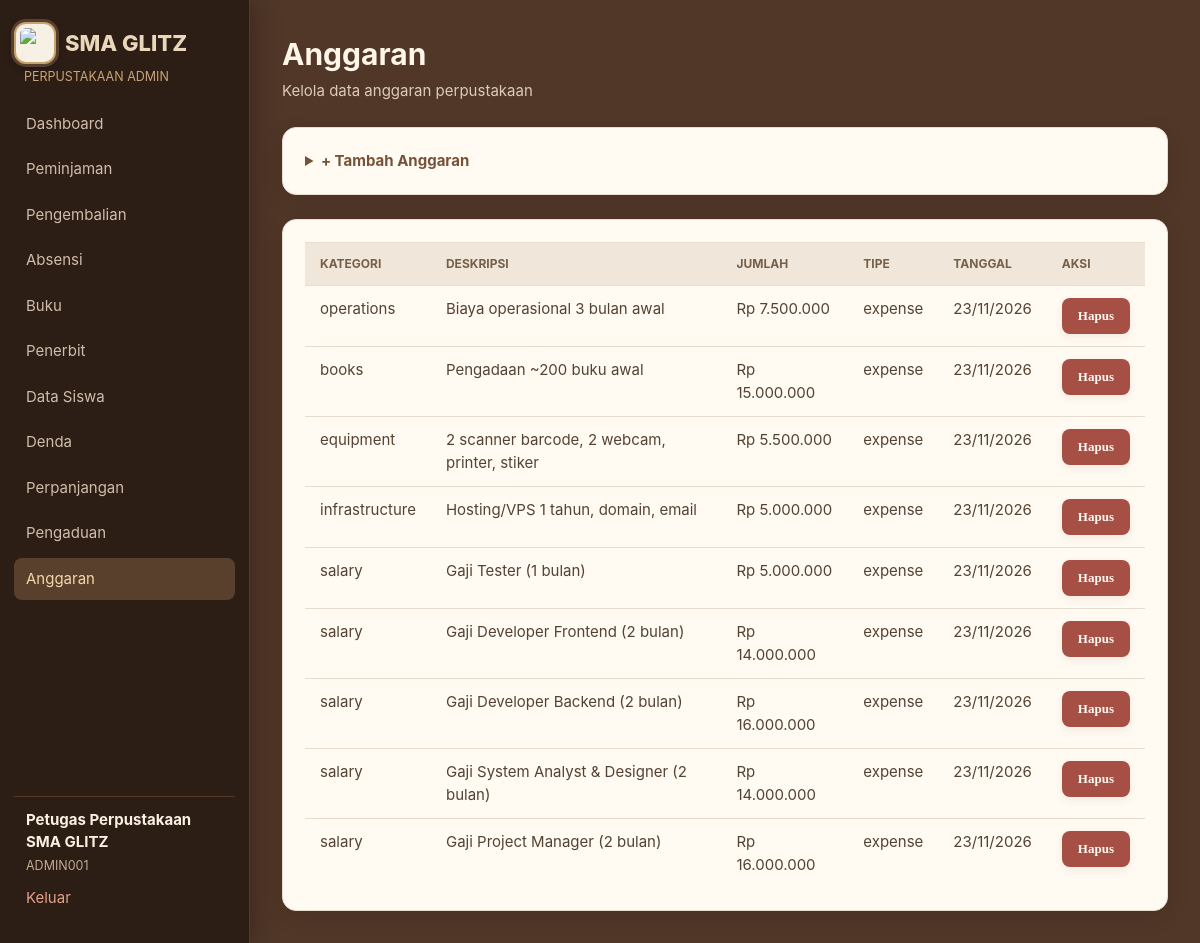
/admin/budget.php (signed in), run on the app's committed database.
### tables this page shows
CREATE TABLE budgets (
    id INTEGER PRIMARY KEY AUTOINCREMENT, category TEXT NOT NULL, description TEXT NOT NULL, amount INTEGER NOT NULL,
    type TEXT NOT NULL, date TEXT NOT NULL DEFAULT CURRENT_TIMESTAMP, created_at TEXT NOT NULL DEFAULT CURRENT_TIMESTAMP,
    updated_at TEXT NOT NULL DEFAULT CURRENT_TIMESTAMP
);

### admin/budget.php (called while the page is built)
<?php $resource='budget'; require __DIR__ . '/resource.php';

### includes/bootstrap.php (called while the page is built, shortened)
<?php
function e(mixed $value): string
{
    return htmlspecialchars((string) $value, ENT_QUOTES, 'UTF-8');
}
function pdo(): PDO
{
    static $pdo = null;
    if ($pdo instanceof PDO) {
        return $pdo;
    }
    $pdo = new PDO('sqlite:' . DB_FILE);
    $pdo->setAttribute(PDO::ATTR_ERRMODE, PDO::ERRMODE_EXCEPTION);
    $pdo->setAttribute(PDO::ATTR_DEFAULT_FETCH_MODE, PDO::FETCH_ASSOC);
    $pdo->exec('PRAGMA foreign_keys = ON');
    return $pdo;
}
function rows(string $query, array $params = []): array
{
    $statement = pdo()->prepare($query);
    $statement->execute($params);
    return $statement->fetchAll();
}
function rupiah(int|float $number): string
{
    return 'Rp ' . number_format((float) $number, 0, ',', '.');
}
function date_id(?string $value, bool $withTime = false): string
{
    $time = strtotime($value);
    return date($withTime ? 'd/m/Y H:i' : 'd/m/Y', $time);
}

### admin/resource.php (the view, shortened to what this page needs)
<?php
require_once __DIR__ . '/../includes/layout.php';
$config = [
 'books'=>['title'=>'Buku','table'=>'books','columns'=>['cover_url'=>'Sampul','book_id'=>'ID Buku','title'=>'Judul','author'=>'Pengarang','year'=>'Tahun','pages'=>'Halaman','genre'=>'Genre','stock'=>'Stok','available'=>'Tersedia'],'fields'=>['book_id'=>'text','title'=>'text','author'=>'text','cover_url'=>'text','year'=>'number','pages'=>'number','genre'=>'text','stock'=>'number','publisher_id'=>'select_publisher']],
 'publishers'=>['title'=>'Penerbit','table'=>'publishers','columns'=>['name'=>'Nama','location'=>'Lokasi'],'fields'=>['name'=>'text','location'=>'text']],
 'budget'=>['title'=>'Anggaran','table'=>'budgets','columns'=>['category'=>'Kategori','description'=>'Deskripsi','amount'=>'Jumlah','type'=>'Tipe','date'=>'Tanggal'],'fields'=>['category'=>'select_category','description'=>'textarea','amount'=>'number','type'=>'select_type','date'=>'date']],
];
$item = $config[$resource]; $db = pdo();
$filterId=trim($_GET['id']??''); $listParams=[];
if ($resource==='books') { $listSql='SELECT b.*,p.name publisher FROM books b LEFT JOIN publishers p ON p.id=b.publisher_id'; if($filterId!==''){ $listSql.=' WHERE b.book_id LIKE ?'; $listParams[]='%'.$filterId.'%'; } $listSql.=' ORDER BY b.title'; }
else $listSql='SELECT * FROM '.$item['table'].' ORDER BY id DESC';
$data=rows($listSql,$listParams);
?>
<details class="modal"><summary>+ Tambah <?= e(rtrim($item['title'],'s')) ?></summary></details>
<section class="card table-card"><table><thead><tr><?php foreach($item['columns'] as $label): ?><th><?= e($label) ?></th><?php endforeach; ?><th>Aksi</th></tr></thead><tbody><?php foreach($data as $row): ?><tr><?php foreach($item['columns'] as $field=>$label): ?><td><?php if($field==='cover_url'): ?><?php if(!empty($row['cover_url'])): ?><img src="<?= e(str_starts_with($row['cover_url'], 'http') ? $row['cover_url'] : url($row['cover_url'])) ?>" alt="Sampul" style="width:38px;height:52px;object-fit:cover;border-radius:4px;box-shadow:0 2px 5px rgba(0,0,0,0.15);"><?php else: ?>-<?php endif; ?><?php elseif($field==='amount'): ?><?= rupiah((int)$row[$field]) ?><?php elseif($field==='date'): ?><?= date_id($row[$field]) ?><?php else: ?><?= e($row[$field] ?? '-') ?><?php endif; ?></td><?php endforeach; ?><td><div class="actions"><form class="inline" method="post" data-confirm="Hapus data ini?"><input type="hidden" name="action" value="delete"><input type="hidden" name="id" value="<?= $row['id'] ?>"><button class="danger">Hapus</button></form></div></td></tr><?php endforeach; ?><?php if(!$data): ?><tr><td colspan="<?= count($item['columns'])+1 ?>" class="muted">Belum ada data.</td></tr><?php endif; ?></tbody></table></section>

### assets/style.css (style rules this page uses)
:root { --bg:#0f0f1a;--card:#1a1a2e;--line:#2d2d4e;--text:#f1f5f9;--muted:#94a3b8;--primary:#818cf8;--green:#34d399;--red:#f87171;--amber:#fbbf24 }
* { box-sizing:border-box }
html { scroll-behavior:smooth }
body { margin:0;background:radial-gradient(ellipse at top left,#202050 0,transparent 55%),var(--bg);color:var(--text);font:15px/1.5 Arial,sans-serif }
.button,button { display:inline-flex;gap:8px;justify-content:center;align-items:center;border:0;border-radius:9px;padding:10px 16px;background:linear-gradient(135deg,#6366f1,#a855f7);color:#fff;font-weight:700;cursor:pointer }
button.danger { background:linear-gradient(135deg,#ef4444,#dc2626) }
.stat,.card { border:1px solid var(--line);border-radius:16px;background:#1a1a2ecc;padding:22px }
.table-card { padding:0;overflow:auto }
table { width:100%;border-collapse:collapse }
th,td { padding:12px 15px;text-align:left;border-top:1px solid var(--line);vertical-align:top }
th { background:#312e8122;color:var(--muted);font-size:12px;text-transform:uppercase }
.modal { border:1px solid var(--line);border-radius:16px;background:var(--card);padding:22px;margin:0 0 24px }
.modal summary { cursor:pointer;font-weight:bold;color:#a5b4fc }
.inline { display:inline }
.actions { display:flex;gap:6px;flex-wrap:wrap }
.actions button { padding:6px 9px;font-size:12px }
:root { --bg:#edf1f7;--card:#fff;--line:#e5eaf1;--text:#18243a;--muted:#758196;--primary:#0861ef;--green:#15966b;--red:#dc5360;--amber:#bc8200 }
body { background:#edf1f7;color:#18243a;font-family:Inter,"Segoe UI",Arial,sans-serif }
.button,button { background:#0861ef;color:#fff;box-shadow:0 4px 10px #0861ef20 }
button.danger { background:#d84f5b }
.stat,.card { border:1px solid #e6ebf2;border-radius:14px;background:#fff;padding:22px;box-shadow:0 5px 18px #18345608 }
.table-card { border:1px solid #e5eaf1;background:#fff }
th { background:#f5f7fa;color:#758196 }
th,td { border-color:#e9edf2 }
.modal { border:1px solid #e3e9f1;border-radius:14px;background:#fff;box-shadow:0 5px 18px #18345608 }
.modal summary { color:#075fe8 }
.actions button { box-shadow:none }
body:has(.admin-main) { background:#071426;color:#e7eef9 }
body:has(.admin-main) .stat,body:has(.admin-main) .card,body:has(.admin-main) .modal { background:#10243d;border-color:#1c3a5b;color:#e5edf8;box-shadow:0 8px 24px #02081730 }
body:has(.admin-main) table { color:#dce7f5 }
body:has(.admin-main) th { background:#142c49;color:#9db5d0 }
body:has(.admin-main) th,body:has(.admin-main) td { border-color:#203b59 }
body:has(.admin-main) .modal summary { color:#80baff }
body:has(.admin-main) { background:#17120f;color:#eee3d3 }
body:has(.admin-main) .stat,body:has(.admin-main) .card,body:has(.admin-main) .modal { background:#261b15;border-color:#493427;color:#efe4d4;box-shadow:0 8px 24px #0b070530 }
body:has(.admin-main) table { color:#eadfce }
body:has(.admin-main) th { background:#34251c;color:#cfb89b }
body:has(.admin-main) th,body:has(.admin-main) td { border-color:#493529 }
body:has(.admin-main) .modal summary { color:#dfb375 }
body:has(.admin-main) button,body:has(.admin-main) .button { background:#9b6b3e;color:#fff8ed;box-shadow:0 4px 10px #08050330 }
body:has(.admin-main) button.danger { background:#a64f45 }
body:has(.admin-main) { background:#39251a;color:#3f3025 }
body:has(.admin-main) .stat,body:has(.admin-main) .card,body:has(.admin-main) .modal { background:#fffaf2;border:1px solid #e8ddcd;border-radius:14px;color:#403126;box-shadow:0 6px 20px #27180f25 }
body:has(.admin-main) table { color:#544333;background:#fffaf2 }
body:has(.admin-main) th { background:#f0e7da;color:#755f49 }
body:has(.admin-main) th,body:has(.admin-main) td { border-color:#e7dccd }
body:has(.admin-main) .modal summary { color:#765238 }
body:has(.admin-main) button,body:has(.admin-main) .button { background:#765238;color:#fffaf2;box-shadow:0 4px 10px #54372020 }
body:has(.admin-main) button,body:has(.admin-main) .button { background:#765238!important;color:#fffaf2!important;box-shadow:0 3px 8px #54372015!important;border-radius:8px;padding:10px 16px;font-family:Georgia,"Times New Roman",serif!important;font-weight:700;font-size:13px!important;transition:all 0.2s ease }
body:has(.admin-main) button.danger { background:#a64f45!important;box-shadow:0 3px 8px #7a3a3315!important }

### data on the page
budgets: category "operations", description "Biaya operasional 3 bulan awal", amount "Rp 7.500.000", type "expense", date "23/11/2026"
budgets: category "books", description "Pengadaan ~200 buku awal", amount "Rp 15.000.000", type "expense", date "23/11/2026"
budgets: category "equipment", description "2 scanner barcode, 2 webcam, printer, stiker", amount "Rp 5.500.000", type "expense", date "23/11/2026"
budgets: category "infrastructure", description "Hosting/VPS 1 tahun, domain, email", amount "Rp 5.000.000", type "expense", date "23/11/2026"
budgets: category "salary", description "Gaji Tester (1 bulan)", amount "Rp 5.000.000", type "expense", date "23/11/2026"
budgets: category "salary", description "Gaji Developer Frontend (2 bulan)", amount "Rp 14.000.000", type "expense", date "23/11/2026"
budgets: category "salary", description "Gaji Developer Backend (2 bulan)", amount "Rp 16.000.000", type "expense", date "23/11/2026"
budgets: category "salary", description "Gaji System Analyst & Designer (2 bulan)", amount "Rp 14.000.000", type "expense", date "23/11/2026"
budgets: category "salary", description "Gaji Project Manager (2 bulan)", amount "Rp 16.000.000", type "expense", date "23/11/2026"

### other printed values
$label "Dashboard"
$label "Peminjaman"
$label "Pengembalian"
$label "Absensi"
$label "Buku"
$label "Penerbit"
$label "Data Siswa"
$label "Denda"
$label "Perpanjangan"
$label "Pengaduan"
$label "Anggaran"
$user['name'] "Petugas Perpustakaan SMA GLITZ"
$user['member_id'] "ADMIN001"
$title "Anggaran"
$subtitle "Kelola data anggaran perpustakaan"
